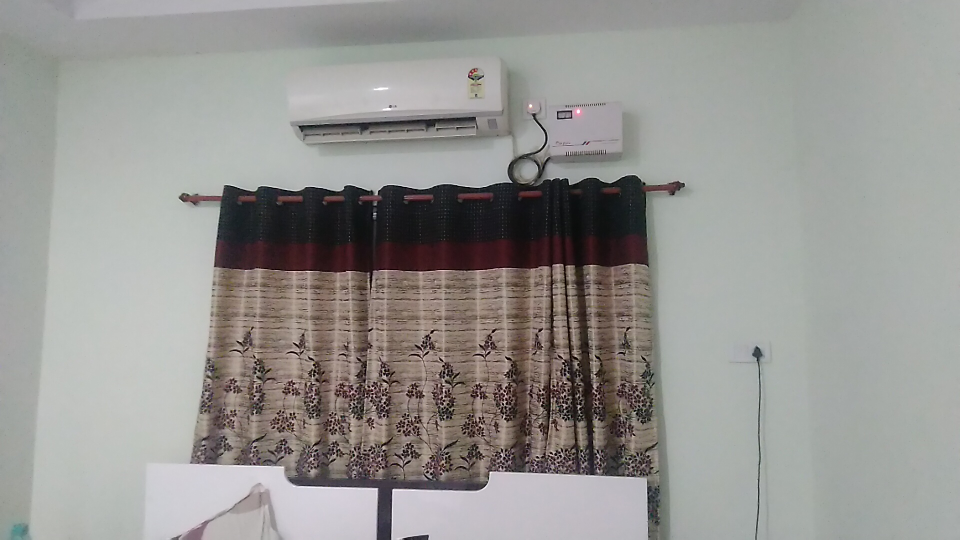
#> input picture Data/FeatureMatching/Room1.jpg, 1920 x 1080 px (shown at 1/2 size); its folder holds 2 pictures in this run
$ jupyter execute --allow-errors 'Feature Matching Notebook.ipynb'
#> lines starting #> are read from the running program, lines starting #| are printed output that depends on the picture
# Step 1 : Feature Matching

[cell 1]
import numpy as np
import matplotlib.pyplot as plt
import cv2
import glob
import scipy.signal
import scipy.linalg
from scipy import ndimage
import math as m
from operator import itemgetter

[cell 2]
Imgs = []
for file in glob.glob('Data\FeatureMatching\Roo*.jpg'):
    img = cv2.imread(file)
#> img is the input picture: shape (1080, 1920, 3); mean B, G, R 145.9, 149, 150.1
    print(img.shape[0]//4, img.shape[1]//4)
#| 270 480
    img =cv2.resize(img, (img.shape[1]//4, img.shape[0]//4))
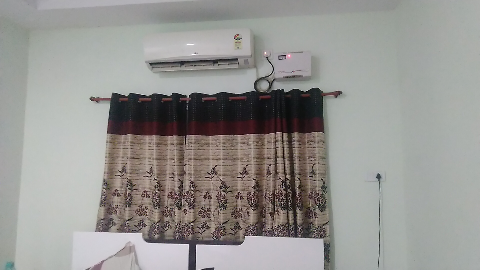
#> img: shape (270, 480, 3); mean B, G, R 146, 149.1, 150.2
    plt.imshow(img)
    Imgs.append(img)
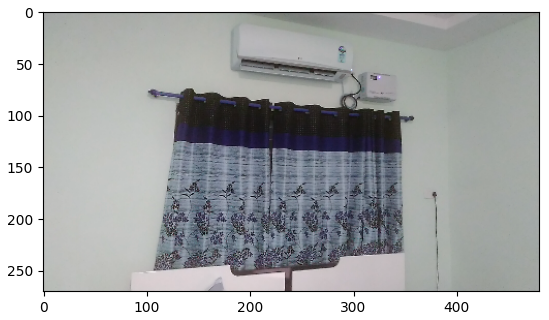
#> figure drawn by matplotlib, 1 panel; B, G, R data is drawn as R, G, B

[cell 3]
#lines which are commented in this class are only for reference & to be deleted afterwards

class FeatureMatching:

    def __init__(self, Imgs):
        self.Imgs = Imgs
#> self.Imgs = 2 items
        print(f'Number of images for feature matching : {len(self.Imgs)}')
#| Number of images for feature matching : 2

    def GeneratePyramids(self, img_index, num_levels, subsample_factor, sigma_blur):
#> called with img_index = 0, num_levels = 1, subsample_factor = 2, sigma_blur = 1.5
        self.pyramid_total_levels = num_levels
        self.pyramid_subsample_factor = subsample_factor
        self.pyramid_sigma_blur = sigma_blur

        img = self.Imgs[img_index]
        pyramids = [img]
        for i in range(1, self.pyramid_total_levels):
            pyramid = self.create_pyramid(pyramids[-1])
            pyramids.append(pyramid)
#> after the loop, pyramids = 1 item
        return pyramids

    # [5 lines left out: function create_pyramid, not called in this run]

    def boolean_R_at_all_levels(self, pyramids, sigma_gaussian, kernel_size, threshold, k):
        #img = self.Imgs[img_index]
        self.sigma_gaussian = sigma_gaussian
        self.k_size = kernel_size
        self.k = k
        self.thresh = threshold
        R_levels = []
        Orients = []
        descriptor_vector = []
        key_pts_at_all_scales = []
        curr_sigma = self.sigma_gaussian
        for i in range(self.pyramid_total_levels):
            pyramid = pyramids[i]
            kernel_list = self.kernel_gaussian_func(curr_sigma)
            curr_sigma = curr_sigma/self.k
            R_at_level = self.Compute_R_at_level(pyramid, kernel_list)
            R_image, list_of_i_points = self.Remove_nearest_neighbours(R_at_level)
            R_image, list_of_i_points = self.Thresholding(list_of_i_points, R_image, i)
            #print(list_of_i_points)
            R_image, list_of_i_points = self.AdaptiveNMS(list_of_i_points, R_image)
            R_image, list_of_i_points = self.Quadratic_Shifting(R_at_level, list_of_i_points)
            #print(len(list_of_i_points))

            if(len(list_of_i_points)!=0):
                arr_of_orients, list_of_orients = self.Orientation(pyramid, list_of_i_points)
                descript, kp = self.Descriptor(list_of_orients, pyramid)
                if(descript==None):
                    continue
                descriptor_vector.append(descript)
                key_pts_at_all_scales.append(kp)
                Orients.append(list_of_orients)#self.Orientation(pyramid, list_of_i_points))
            else:
                descriptor_vector.append([])
                key_pts_at_all_scales.append([])
                Orients.append(np.zeros((pyramid.shape[0],pyramid.shape[1],2)))
            R_levels.append(R_image)
        return R_levels, Orients, descriptor_vector, key_pts_at_all_scales

    def Descriptor(self, ls_of_orients, image):
        descriptor_vector = []
        key_pts = []
        image = cv2.cvtColor(image, cv2.COLOR_BGR2GRAY)
        print("entered descriptor")

        ##now constructing a 3-cross-3 gaussian kernel to be used later
        size = 3
        gaussian = np.zeros((size,size))
        for i in range(size):
            y = i-size//2
            for j in range(size):
                x = j-size//2
                gaussian[i, j] = 1/(2*np.pi)*(np.exp((-1)*(x*x + y*y)*(1/2)))
        gaussian = gaussian/np.max(gaussian)
        ###construction of gaussian done

        for i in ls_of_orients:
            lstemp = []
            #print(i[3],i[2],(i[3]/i[2]))
            if(i[2]==0.0):
                if(i[3]>0):
                    angle = 1.57
                elif(i[3]<0):
                    angle = -1.57
            else:
                angle = m.atan(i[3]/i[2])
            patch = self.patchmaker(image, 12, 12, i[0], i[1], angle)
            if(patch.shape[0]==1):
                continue
            j_grad = np.zeros((10, 10))
            i_grad = np.zeros((10, 10))
            for i1 in range(10):
                for j1 in range(1, 11):
                    j_grad[i1, j1-1] = patch[i1, j1+1]-patch[i1, j1-1]
            for j1 in range(10):
                for i1 in range(1, 11):
                    i_grad[i1-1, j1] = patch[i1+1, j1]-patch[i1-1, j1]
            j_grad = scipy.signal.convolve2d(j_grad, gaussian, mode='valid')
            i_grad = scipy.signal.convolve2d(i_grad, gaussian, mode='valid')
            #print(i_grad.shape)
            factor_dx = 0.0
            factor_dy = 0.0
            factor_absdx = 0.0
            factor_absdy = 0.0
            for i1 in range(0,4):
                for j1 in range(0,4):
                    dx = j_grad[2*i1,2*j1]+j_grad[2*i1+1,2*j1]+j_grad[2*i1,2*j1+1]+j_grad[2*i1+1,2*j1+1]
                    dy = i_grad[2*i1,2*j1]+i_grad[2*i1+1,2*j1]+i_grad[2*i1,2*j1+1]+i_grad[2*i1+1,2*j1+1]
                    abs_dx = abs(j_grad[2*i1,2*j1])+abs(j_grad[2*i1+1,2*j1])+abs(j_grad[2*i1,2*j1+1])+abs(j_grad[2*i1+1,2*j1+1])
                    abs_dy = abs(i_grad[2*i1,2*j1])+abs(i_grad[2*i1+1,2*j1])+abs(i_grad[2*i1,2*j1+1])+abs(i_grad[2*i1+1,2*j1+1])
                    factor_dx = factor_dx + dx*dx
                    factor_dy = factor_dy + dy*dy
                    factor_absdx = factor_absdx + abs_dx*abs_dx
                    factor_absdy = factor_absdy + abs_dy*abs_dy
                    lstemp.append(dx)
                    lstemp.append(dy)
                    lstemp.append(abs_dx)
                    lstemp.append(abs_dy)
            factor_dx = m.sqrt(factor_dx)
            factor_dy = m.sqrt(factor_dy)
            factor_absdx = m.sqrt(factor_absdx)
            factor_absdy = m.sqrt(factor_absdy)
            for q in range(0,16):
                lstemp[4*q] = lstemp[4*q]/factor_dx
                lstemp[4*q+1] = lstemp[4*q+1]/factor_dy
                lstemp[4*q+2] = lstemp[4*q+2]/factor_absdx
                lstemp[4*q+3] = lstemp[4*q+3]/factor_absdy
            key_pts.append([i[0], i[1]])
            descriptor_vector.append(lstemp)     #(x,y,descriptor) for each point
        print("leaving descriptor")
        return descriptor_vector, key_pts

    def patchmaker(self, img, height, width, center_y, center_x, theta):
        #print("making patch")
        #theta = angle/180*3.14
        img_shape = np.shape(img)
        if(img.shape[0]<height or img.shape[1]<width):
            print('found zero')
            return np.zeros((1,1))
        #print(img_shape)
        x = [[i for i in range(0,img_shape[1])] for y in range(img_shape[0])]
        y = [[j for i in range(img_shape[1])] for j in range(0,img_shape[0])]
        x = np.asarray(x)
        y = np.asarray(y)
        rotatex = x[center_y-m.floor(height/2):center_y+m.floor(height/2),center_x-m.floor(width/2):center_x+m.floor(width/2)]
        rotatey = y[center_y-m.floor(height/2):center_y+m.floor(height/2),center_x-m.floor(width/2):center_x+m.floor(width/2)]
        if(rotatex.shape[0]==0 or rotatex.shape[1]==0 or rotatey.shape[0]==0 or rotatey.shape[1]==0):
            print(rotatex.shape, rotatey.shape)
            return np.array([[1]])
        coords   = [rotatex.reshape((1,height*width))-center_x,rotatey.reshape((1,height*width))-center_y]
        coords = np.asarray(coords)
        coords = coords.reshape(2,height*width)
        roatemat = [[m.cos(theta),m.sin(theta)],[-m.sin(theta),m.cos(theta)]]
        rotatedcoords = np.matmul(roatemat,coords)
        patch = ndimage.map_coordinates(img,[rotatedcoords[1]+center_y,rotatedcoords[0]+center_x], order=1, mode='nearest').reshape(height,width)
        return patch

    def Quadratic_Shifting(self, R, list_of_i_points):
        print("entered quad shift")
        image = np.zeros(R.shape)
        ls = []
        for i in list_of_i_points:
            delRdeli = (R[(i[1]+1),i[2]]-R[(i[1]-1),i[2]])/2
            delRdelj = (R[i[1],(i[2]+1)]-R[i[1],(i[2]-1)])/2
            delR = np.array([[delRdeli], [delRdelj]])
            del2Rdeli2 = R[(i[1]+1),i[2]]-(2*R[i[1],i[2]])+R[(i[1]-1),i[2]]
            del2Rdelj2 = R[(i[1]),(i[2]+1)]-(2*R[i[1],i[2]])+R[(i[1]),(i[2]-1)]
            del2Rdelidelj = (R[(i[1]+1),(i[2]+1)] + R[(i[1]-1),(i[2]-1)] - R[(i[1]+1),(i[2]-1)] - R[(i[1]-1),(i[2]+1)])/4
            del2R = np.array([[del2Rdeli2, del2Rdelidelj],[del2Rdelidelj, del2Rdelj2]])
            x_matrix = np.array([[i[1]], [i[2]]]) - np.dot((np.linalg.inv(del2R)),delR)
            x_matrix = np.round(x_matrix)
            #print(int(x_matrix[0, 0]), int(x_matrix[1, 0]))
            if(int(x_matrix[0, 0])>=image.shape[0] or int(x_matrix[1, 0])>=image.shape[1]):
                image[i[1], i[2]]=R[i[1],i[2]]
                ls.append([R[i[1], i[2]], i[1], i[2]])
            else:
                image[int(x_matrix[0, 0]), int(x_matrix[1, 0])] = R[i[1], i[2]]
                ls.append([R[i[1], i[2]], int(x_matrix[0, 0]), int(x_matrix[1, 0])])
        print("leaving quad shift")
        return image, ls

    def Orientation(self, pyramid, lis):
        print("entered orient")
        pyramid = cv2.cvtColor(pyramid, cv2.COLOR_BGR2GRAY)
        #print(pyramid.shape)
        #print(len(lis[0]))
        ls = []
        x_kernel, y_kernel = self.kernel_gaussian_func(4.5)
        size = self.k_size
        oriented_array = np.zeros((pyramid.shape[0], pyramid.shape[1], 2))
        for i in lis:
            if(i[1]<5 or i[2]<5 or (i[1]>pyramid.shape[0]-7) or (i[2]>pyramid.shape[1]-7)):
                continue
            temp_x = 0.0
            temp_y = 0.0
            if((i[2]>pyramid.shape[1]-size//2-1) or (i[2]<size//2) or (i[1]>pyramid.shape[0]-size//2-1) or (i[1]<size//2)):
                temp_x = pyramid[i[1], (i[2]+1)] - pyramid[i[1], (i[2]-1)]
                temp_y = pyramid[(i[1]+1), i[2]] - pyramid[(i[1]-1), i[2]]
            else:
                for y in range((i[1]-size//2),(i[1]+1+size//2)):
                    for x in range((i[2]-size//2),(i[2]+1+size//2)):
                        temp_x = temp_x+(pyramid[y, x]*x_kernel[(y-i[1]+size//2), (x-i[2]+size//2)])
                        temp_y = temp_y+(pyramid[y, x]*y_kernel[(y-i[1]+size//2), (x-i[2]+size//2)])
                    #print(temp_x.shape, temp_y.shape)
                if(temp_y==0 and temp_x==0):
                    temp_x = pyramid[i[1], (i[2]+1)] - pyramid[i[1], (i[2]-1)]
                    temp_y = pyramid[(i[1]+1), i[2]] - pyramid[(i[1]-1), i[2]]
            factor = m.sqrt(temp_x*temp_x + temp_y*temp_y)
            #print(temp_x.shape, temp_y.shape)
            if(temp_x==0 and temp_y==0):
                continue
            ls.append([i[1],i[2], temp_x/factor, temp_y/factor]) #i,j,costheta,sintheta
            oriented_array[i[1], i[2], 0] = temp_x/factor
            oriented_array[i[1], i[2], 1] = temp_y/factor
            #print("reached end of orientation"
        print("leaving orient")
        return oriented_array, ls

    def Thresholding(self, list_of_i_points, R_image, curr_level):
        ls = []
        img = np.zeros(R_image.shape)
        for i in list_of_i_points:
            if((i[0]/((self.k*self.k)**curr_level))>self.thresh):
                ls.append(i)
                img[i[1], i[2]] = i[0]
        return img, ls

    def AdaptiveNMS(self, ls, R_image):
        print("entered NMS")
        list_of_points = []
        if(len(ls)<500):
            print("leaving NMS")
            return R_image,ls
        for point in ls:
            R, i, j = point
            if(i<5 or j<5 or (i>(R_image.shape[0]-7)) or (j>(R_image.shape[1]-7))):
                continue
            dist = 10000
            for other_point in ls:
                R_other, i_other, j_other = other_point
                if (i_other!=i or j_other!=j):
                    if(abs(i_other-i)>dist or abs(j_other-j)>dist or (R_other*0.9)<R ):
                        continue
                    else:
                        temp_dist = m.sqrt((i_other - i)**2 + (j_other - j)**2)
                        if(temp_dist<dist and (R_other*0.9)>R):
                            dist = temp_dist
                            temp_i = i
                            temp_j = j
                        else:
                            continue
                else:
                    continue
            list_of_points.append([dist, i, j])
        #print(len(list_of_points))
        lis = sorted(list_of_points, key=itemgetter(0), reverse=True)[:500]
        img = np.zeros(R_image.shape)
        for i in lis:
            img[i[1], i[2]] = R_image[i[1], i[2]]
        #print(len(lis))
        #print(img.shape)
        print("leaving NMS")
        return img, lis

    def Remove_nearest_neighbours(self, R_image):
        imag = np.zeros(R_image.shape)
        ls=[]
        for i in range(1, R_image.shape[0]-1):
            for j in range(1, R_image.shape[1]-1):
                flag = 0
                for y in range(i-1, i+2):
                    for x in range(j-1, j+2):
                        if(x!=j and y!=i):
                            if(R_image[i, j] <= R_image[y, x]):
                                flag=1
                                break
                    if(flag==1):
                        break
                if(flag==1):
                    imag[i, j] = 0
                else:
                    imag[i, j] = R_image[i, j]
                    ls.append([R_image[i, j], i, j])
        return imag, ls

    def kernel_gaussian_func(self, sigma, size=2):
        ls = []
        if(size==2):
            size = self.k_size
        x_gaussian = np.zeros((size,size))
        for i in range(size):
            y = i-size//2
            for j in range(size):
                x = j-size//2
                x_gaussian[i, j] = -1/(2*np.pi*sigma*sigma*sigma*sigma)*(x*np.exp((-1)*(x*x + y*y)*(1/(sigma*sigma*2))))
        #x_gaussian = x_gaussian/(x_gaussian[0,0])
        ls.append(x_gaussian)
        #ls.append(np.round(x_gaussian))
        y_gaussian = np.zeros((size,size))
        for i in range(size):
            y = i-size//2
            for j in range(size):
                x = j-size//2
                y_gaussian[i, j] = -1/(2*np.pi*sigma*sigma*sigma*sigma)*(y*np.exp((-1)*(x*x + y*y)*(1/(sigma*sigma*2))))
        #y_gaussian = y_gaussian/(y_gaussian[0,0])
        ls.append(y_gaussian)
        #ls.append(np.round(y_gaussian))
        return ls

    def Compute_R_at_level(self, pyramid, kernel_list):
        print("entered Compute_R_at_level")
        k_size = self.k_size
        x_kernel, y_kernel = kernel_list
        image = cv2.cvtColor(pyramid, cv2.COLOR_BGR2GRAY)
        R_image = np.zeros(image.shape)
        #sum_Ixx = np.zeros(image.shape)
        #sum_Iyy = np.zeros(image.shape)
        #sum_Ixy = np.zeros(image.shape)
        window = np.zeros((3,3))
        for i in range(3):
            y = i-1
            for j in range(3):
                x = j-1
                window[i, j] = 1/(2*np.pi)*(np.exp(-1*((x*x + y*y)/2)))  #sigma of gaussian window is assumed 1.0 here
        #window = np.round(window/(window[0,0]))
        Ix = scipy.signal.convolve2d(image, x_kernel, mode='same', boundary='wrap')
        Iy = scipy.signal.convolve2d(image, y_kernel, mode='same', boundary='wrap')

        for i in range(1, (Ix.shape[0]-1)):
            for j in range(1, (Ix.shape[1]-1)):
                Ixx=0.0
                Iyy=0.0
                Ixy=0.0
                for y in range(i-1, i+2):
                    for x in range(j-1, j+2):
                        Ixx = Ixx+(Ix[y, x]*Ix[y, x]*window[y-i+1, x-j+1])
                        Iyy = Iyy+(Iy[y, x]*Iy[y, x]*window[y-i+1, x-j+1])
                        Ixy = Ixy+(Ix[y, x]*Iy[y, x]*window[y-i+1, x-j+1])
                        # [5 lines of commented-out code are left out]
                R_image[i, j] = (Ixx*Iyy - Ixy*Ixy)/(Ixx+Iyy)
        print("leaving Compute_R_at_level")
        return (R_image)#>self.thresh)

[cell 4]
temp = FeatureMatching(Imgs)
temp

[cell 5]
#Imgs[0].shape
tmp = temp.GeneratePyramids(0, 1, 2, 1.5)
#> tmp = 1 item
tmp1 = temp.GeneratePyramids(1, 1, 2, 1.5)
#> tmp1 = 1 item

# [6 lines of commented-out code are left out]

[cell 6]
result, orientation, descriptor_vector_all_scales, key_pts = temp.boolean_R_at_all_levels(tmp, 1.5, 7, 5.0, 1.5)
#> the loop in boolean_R_at_all_levels, `for i in range(self.pyramid_total_levels):` made 1 pass
#> pass 1, in Compute_R_at_level, `Ix = scipy.signal.convolve2d(image, x_kernel, mode='same', boundary='w..`:
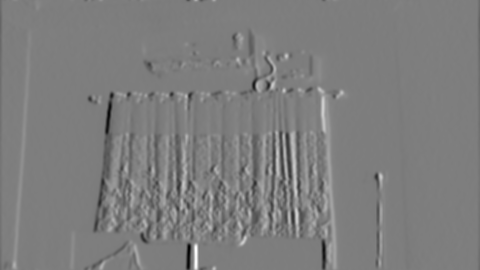
#> Ix: shape (270, 480) float64; min -36.13, max 37.04, mean 0; drawn with min black and max white
#> pass 1, in Compute_R_at_level, `Iy = scipy.signal.convolve2d(image, y_kernel, mode='same', boundary='w..`:
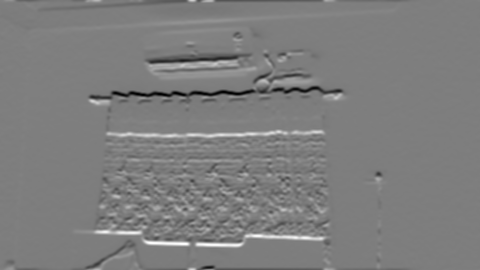
#> Iy: shape (270, 480) float64; min -34.63, max 35.34, mean 0; drawn with min black and max white
#> pass 1, in boolean_R_at_all_levels, `R_at_level = self.Compute_R_at_level(pyramid, kernel_list)`:
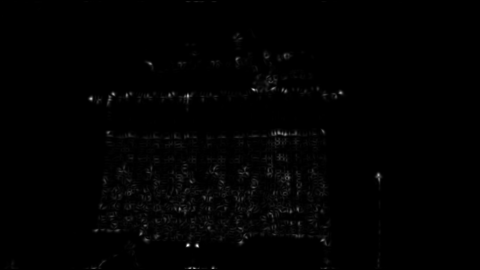
#> R_at_level: shape (270, 480) float64; min 0, max 78.12, mean 0.7; drawn with min black and max white
#> after the loop in boolean_R_at_all_levels, `for i in range(self.pyramid_total_levels):`: curr_sigma = 1; descriptor_vector = 1 item
#> result = 1 item; orientation = 1 item; descriptor_vector_all_scales = 1 item; key_pts = 1 item
result1, orientation1, descriptor_vector_all_scales1, key_pts1 = temp.boolean_R_at_all_levels(tmp1, 1.5, 7, 5.0, 1.5)
#> the loop in boolean_R_at_all_levels (call 2), `for i in range(self.pyramid_total_levels):` made 1 pass
#> gaussian in Descriptor on pass 1: [[0, 0, 0], [0, 0, 0], [0, 0, 0]]
#> pass 1, in Compute_R_at_level (call 2), `image = cv2.cvtColor(pyramid, cv2.COLOR_BGR2GRAY)`:
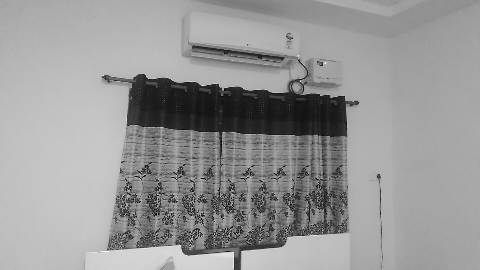
#> image: shape (270, 480); min 2, max 254, mean 151.1
#> pass 1, in Compute_R_at_level (call 2), `Ix = scipy.signal.convolve2d(image, x_kernel, mode='same', boundary='w..`:
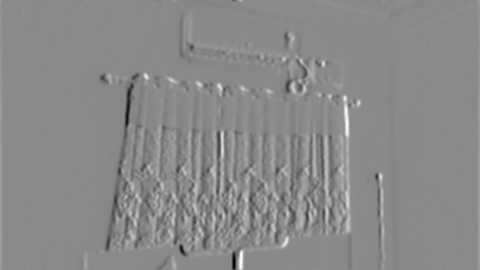
#> Ix: shape (270, 480) float64; min -36.61, max 31.27, mean 0; drawn with min black and max white
#> (the rest of the program and of its run is left out)
